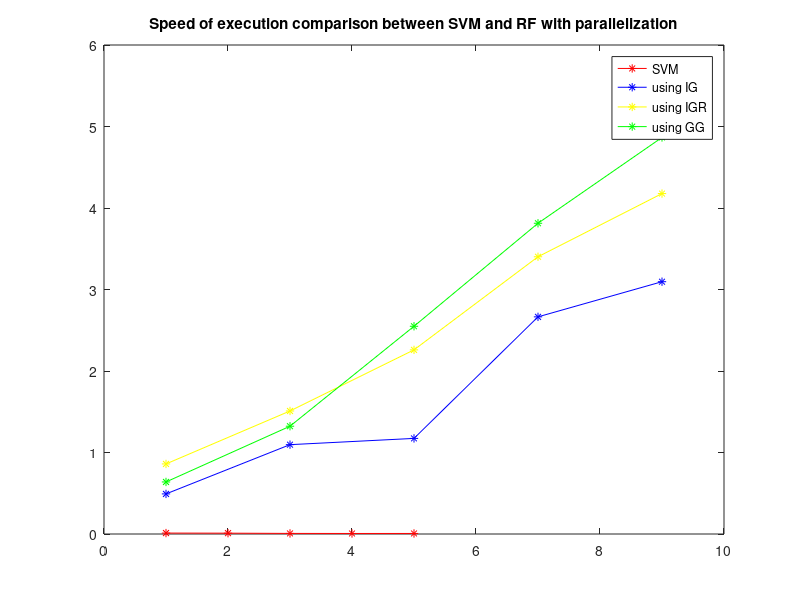
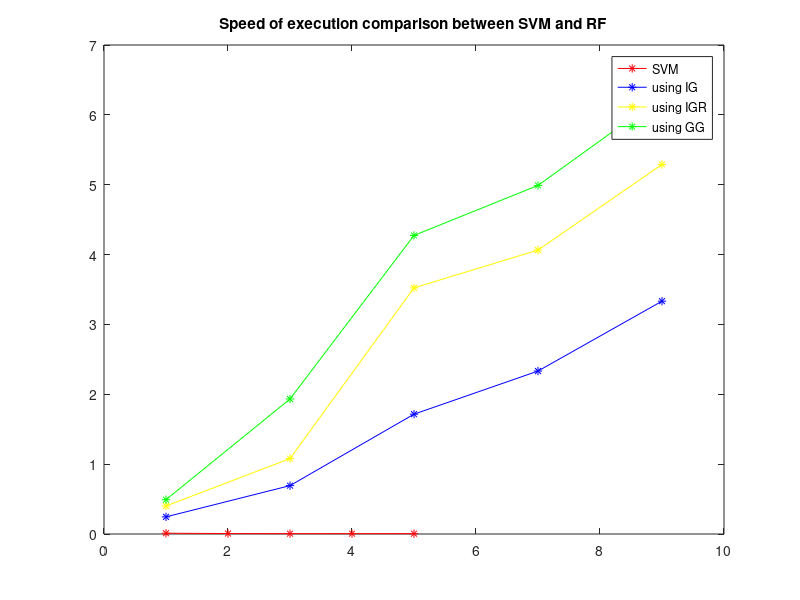

MATLAB code to generate these figures, in order:
function [] = speedT()

% dataset = load('heart.mat');
% trainSet = dataset.data(1:round((3/4)*size(dataset.data,1)),:);
% trainLabels = dataset.labels(1:round((3/4)*size(dataset.labels,1)));
% 
% testSet = dataset.data(round((3/4)*size(dataset.data,1))+1:size(dataset.data,1),:);
% testLabels = dataset.labels(round((3/4)*size(dataset.labels,1))+1:size(dataset.labels,1),:);
% elSVM = zeros(5,1);
% 
% for i =1:5
%     stSVM = tic;
%     model = svm('-t 2 -c 32 -g 6.1035e-05');
%     model = model.train(trainSet,trainLabels);
%     err = model.test(testSet,testLabels).err();
%     elSVM(i) = toc(stSVM);
% end
% elSVM
% 
% trainingData = struct('data',trainSet,'labels',trainLabels);
% testingData = struct('data',testSet,'labels',testLabels);
% 
% elIG = zeros(5,1);
% elIGR = zeros(5,1);
% elGG = zeros(5,1);
% t=1;
% for i = 1:5
%     rfIG = tic;
%     RandomForest(trainingData,testingData,t,4,5, 1);
%     elIG(i) = toc(rfIG);
% 
%     rfIGR = tic;
%     RandomForest(trainingData,testingData,t,4,11, 2);
%     elIGR(i) = toc(rfIGR);
% 
%     rfGG = tic;
%     RandomForest(trainingData,testingData,t,4,11, 3);
%     elGG(i) = toc(rfGG);
%     t=t+2;
% end
% elIG
% elIGR
% elGG


elSVM =[
    0.0115
    0.0102
    0.0072
    0.0064
    0.0066];


elIG =[
    0.4919
    1.0962
    1.1730
    2.6644
    3.0957];


elIGR =[
    0.8597
    1.5096
    2.2593
    3.4017
    4.1770];


elGG =[
    0.6386
    1.3226
    2.5489
    3.8127
    4.8655];

figure 
plot((1:5),elSVM,'-*r')
hold on
plot((1:2:9),elIG,'-*b')
hold on
plot((1:2:9),elIGR,'-*y')
hold on
plot((1:2:9),elGG,'-*g')
axis([0,10,0,6]),title('Speed of execution comparison between SVM and RF with parallelization'),legend('SVM','using IG', 'using IGR','using GG')


elSVM =[
    0.0112
    0.0066
    0.0050
    0.0049
    0.0047];


elIG =[
    0.2453
    0.6924
    1.7153
    2.3326
    3.3330];


elIGR =[
    0.4007
    1.0800
    3.5233
    4.0647
    5.2905];


elGG =[
    0.4914
    1.9324
    4.2738
    4.9898
    6.2672];

figure 
plot((1:5),elSVM,'-*r')
hold on
plot((1:2:9),elIG,'-*b')
hold on
plot((1:2:9),elIGR,'-*y')
hold on
plot((1:2:9),elGG,'-*g')
axis([0,10,0,7]),title('Speed of execution comparison between SVM and RF'),legend('SVM','using IG', 'using IGR','using GG')

end